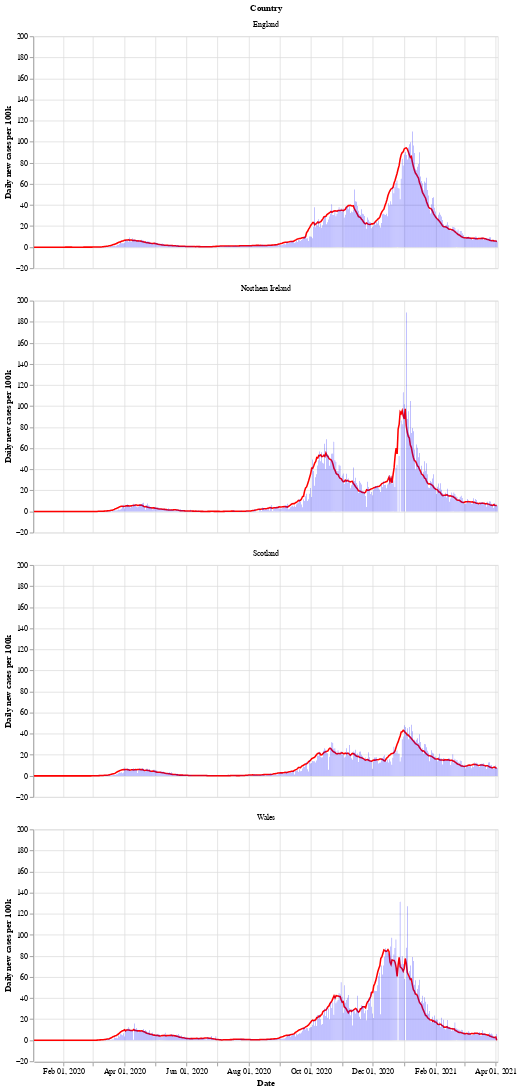

The cell this chart's notebook holds for it:
### Markdown cell above
Next is a bar chart of the number of new cases in each country (per 100k population), with the 7 day moving average of cases. Again we see that Wales saw a longer period of raising and falling cases compared to the other countries.

After a period of cases falling, each nation is now seeing a rise in the number of cases - especially in Wales.

### Code cell
# collapse
bars = alt.Chart(uk_cases).mark_bar().encode(
    x=alt.X("yearmonthdate(date):T", axis=alt.Axis(title='Date')),
    y=alt.Y("newCasesRate:Q", axis=alt.Axis(title='Daily new cases per 100k')),
    tooltip='newCasesRate',
    color=alt.condition(
        alt.datum.dailyChange > 0,
        alt.value("orange"),  # The positive color
        alt.value("blue")  # The negative color
    )
).properties(title='New cases per 100k population with rolling 7 day average', width=600).interactive()
line = alt.Chart(uk_cases).mark_line(
    color='red',
    size=2,
).transform_window(
    rolling_mean='mean(newCasesRate)',
    frame=[0, 7],
    groupby=['areaName']
).encode(
    x='yearmonthdate(date):T',
    y='rolling_mean:Q'
)
alt.layer(line, bars, data=uk_cases).facet(alt.Row('areaName', title='Country'), columns=1)

### Figure 1 — Vega-Lite specification as saved in the notebook (floating-point values rounded to 4 significant figures; data arrays with more than 128 entries replaced by an {"elided": "..."} marker saying what was removed)
{"config": {"view": {"continuousWidth": 400, "continuousHeight": 300}}, "data": {"name": "data-a3191132c42610c2fc4ec477e0a8c883"}, "facet": {"type": "nominal", "field": "areaName", "title": "Country"}, "spec": {"layer": [{"mark": {"type": "line", "color": "red", "size": 2}, "encoding": {"x": {"type": "temporal", "field": "date", "timeUnit": "yearmonthdate"}, "y": {"type": "quantitative", "field": "rolling_mean"}}, "transform": [{"window": [{"op": "mean", "field": "newCasesRate", "as": "rolling_mean"}], "frame": [0, 7], "groupby": ["areaName"]}]}, {"mark": "bar", "encoding": {"color": {"condition": {"value": "orange", "test": "(datum.dailyChange > 0)"}, "value": "blue"}, "tooltip": {"type": "quantitative", "field": "newCasesRate"}, "x": {"type": "temporal", "axis": {"title": "Date"}, "field": "date", "timeUnit": "yearmonthdate"}, "y": {"type": "quantitative", "axis": {"title": "Daily new cases per 100k"}, "field": "newCasesRate"}}, "selection": {"selector002": {"type": "interval", "bind": "scales", "encodings": ["x", "y"]}}, "title": "New cases per 100k population with rolling 7 day average", "width": 600}]}, "columns": 1, "$schema": "https://vega.github.io/schema/vega-lite/v4.8.1.json", "datasets": {"data-a3191132c42610c2fc4ec477e0a8c883": {"elided": "1824 records"}}}
